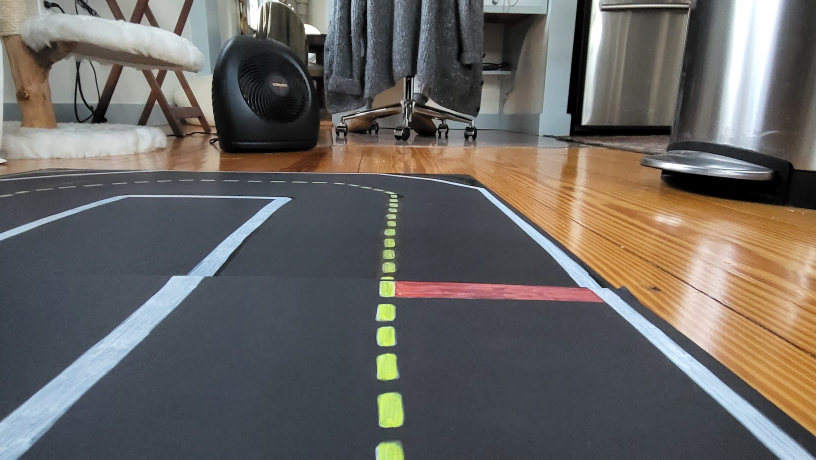
#> input picture projects/picar/test_data/center_lane.jpg, 1632 x 919 px (shown at 1/2 size)
$ jupyter execute workshop.ipynb
#> lines starting #> are read from the running program, lines starting #| are printed output that depends on the picture; after the words box and inside, x2 and y2 are one past the last pixel; in counts of white or black regions, pixels touching at a corner belong together
[cell 1]
import cv2
import matplotlib.pyplot as plt
import numpy as np
import sys

[cell 2]
def nothing(x):
    pass

[cell 3]
def detect_stop_line(img):
    # filter out white lines
    hsv = cv2.cvtColor(img, cv2.COLOR_BGR2HSV)
    #show_img("hsv", hsv)

    # threshold for counting a pixel as white
    sensitivity = 30
    lower_white = np.array([52, 77, 140])
    upper_white = np.array([179, 179, 255])

    mask = cv2.inRange(hsv, lower_white, upper_white)

    # detect edges
    edges = cv2.Canny(mask, 200, 400)
    #show_img("edges", edges)
    #matplotlib.image.imsave("canny_result.png", edges)
    plt.imshow(edges)

    return edges, mask

[cell 4]
def detect_edges(img):
    # filter out white lines
    hsv = cv2.cvtColor(img, cv2.COLOR_BGR2HSV)
    #show_img("hsv", hsv)

    # threshold for counting a pixel as white
    sensitivity = 50
    lower_white = np.array([96, 0, 210])
    upper_white = np.array([173, 255, 255])

    mask = cv2.inRange(hsv, lower_white, upper_white)

    # detect edges
    edges = cv2.Canny(mask, 200, 400)
    #show_img("edges", edges)
    #matplotlib.image.imsave("canny_result.png", edges)
    plt.imshow(edges)

    return edges, mask

[cell 5]
file = "test_data/center_lane.jpg"
img = cv2.imread(file)
#> img is the input picture: shape (919, 1632, 3); mean B, G, R 97.3, 101, 104.3
m = detect_edges(img)
#> in detect_edges, `hsv = cv2.cvtColor(img, cv2.COLOR_BGR2HSV)`: hsv: shape (919, 1632, 3); mean H, S, V 74.6, 52.1, 114.1
#> in detect_edges, `mask = cv2.inRange(hsv, lower_white, upper_white)`:
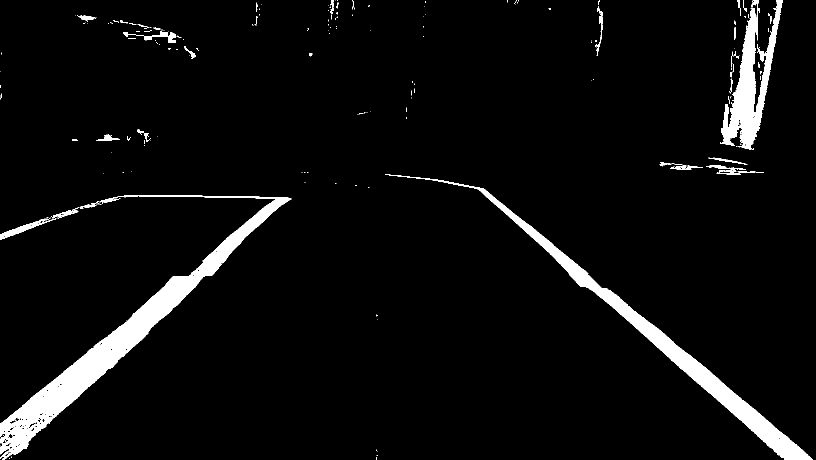
#> mask: shape (919, 1632) (shown at 1/2 size); 5% white; 212 white regions (165 under 20 px), largest, box (x1, y1, x2, y2) and area: (0, 390, 583, 919) 33020, (770, 349, 1625, 919) 22186, (1440, 0, 1566, 299) 12795
#> in detect_edges, `edges = cv2.Canny(mask, 200, 400)`:
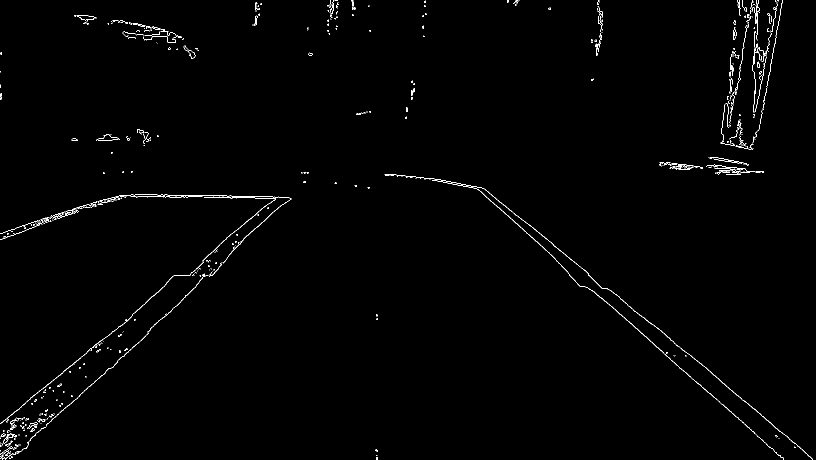
#> edges: shape (919, 1632) (shown at 1/2 size); 0.8% white in thin lines or dots
plt.imshow(m[0])
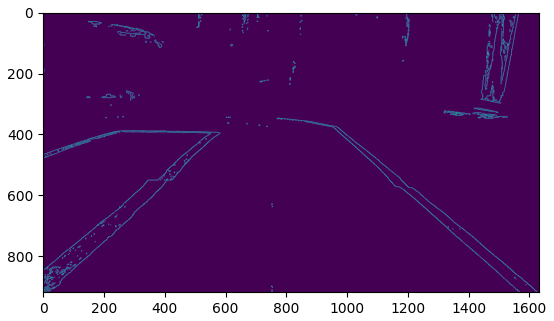
#> figure drawn by matplotlib, 1 panel

[cell 6]
plt.imshow(m[1])

[cell 7]
plt.imshow(img)

[cell 8]
file = "test_data/center_lane.jpg"
img = cv2.imread(file)
# Create a window
cv2.namedWindow('image')

# create trackbars for color change
cv2.createTrackbar('HMin','image',0,179,nothing) # Hue is from 0-179 for Opencv
cv2.createTrackbar('SMin','image',0,255,nothing)
cv2.createTrackbar('VMin','image',0,255,nothing)
cv2.createTrackbar('HMax','image',0,179,nothing)
cv2.createTrackbar('SMax','image',0,255,nothing)
cv2.createTrackbar('VMax','image',0,255,nothing)

# Set default value for MAX HSV trackbars.
cv2.setTrackbarPos('HMax', 'image', 179)
cv2.setTrackbarPos('SMax', 'image', 255)
cv2.setTrackbarPos('VMax', 'image', 255)

# Initialize to check if HSV min/max value changes
hMin = sMin = vMin = hMax = sMax = vMax = 0
phMin = psMin = pvMin = phMax = psMax = pvMax = 0

output = img
wait_time = 33

while(1):

    # get current positions of all trackbars
    hMin = cv2.getTrackbarPos('HMin','image')
    sMin = cv2.getTrackbarPos('SMin','image')
    vMin = cv2.getTrackbarPos('VMin','image')

    hMax = cv2.getTrackbarPos('HMax','image')
    sMax = cv2.getTrackbarPos('SMax','image')
    vMax = cv2.getTrackbarPos('VMax','image')

    # Set minimum and max HSV values to display
    lower = np.array([hMin, sMin, vMin])
    upper = np.array([hMax, sMax, vMax])

    # Create HSV Image and threshold into a range.
    hsv = cv2.cvtColor(img, cv2.COLOR_BGR2HSV)
    mask = cv2.inRange(hsv, lower, upper)
#> mask: shape (919, 1632); every value is 255
    output = cv2.bitwise_and(img,img, mask= mask)

    # Print if there is a change in HSV value
    if( (phMin != hMin) | (psMin != sMin) | (pvMin != vMin) | (phMax != hMax) | (psMax != sMax) | (pvMax != vMax) ):
        print("(hMin = %d , sMin = %d, vMin = %d), (hMax = %d , sMax = %d, vMax = %d)" % (hMin , sMin , vMin, hMax, sMax , vMax))
        phMin = hMin
        psMin = sMin
        pvMin = vMin
        phMax = hMax
        psMax = sMax
        pvMax = vMax

    # Display output image
    cv2.imshow('image',output)

    # Wait longer to prevent freeze for videos.
    if cv2.waitKey(wait_time) & 0xFF == ord('q'):
#> (key q is pressed here)
        break

cv2.destroyAllWindows()

## detecting yellow dashed line

[cell 9]
def detect_center_line(img):
    # filter out white lines
    hsv = cv2.cvtColor(img, cv2.COLOR_BGR2HSV)
    #show_img("hsv", hsv)

    # threshold for counting a pixel as yellow
    sensitivity = 15
    lower_yellow = np.array([21, 0, 98])
    upper_yellow = np.array([78, 95, 200])

    mask = cv2.inRange(hsv, lower_yellow, upper_yellow)
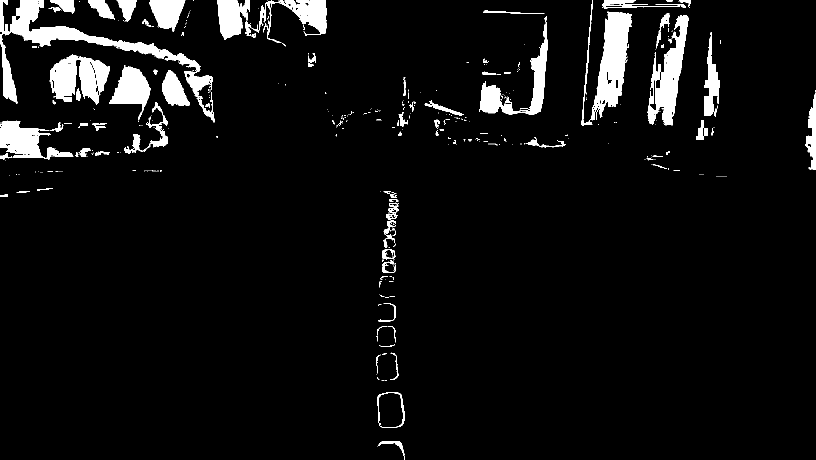
#> mask: shape (919, 1632) (shown at 1/2 size); 5.8% white; 462 white regions (359 under 20 px), largest, box (x1, y1, x2, y2) and area: (0, 0, 430, 245) 13646, (1163, 0, 1264, 251) 9895, (1295, 30, 1377, 251) 7713

    # detect edges
    edges = cv2.Canny(mask, 200, 400)
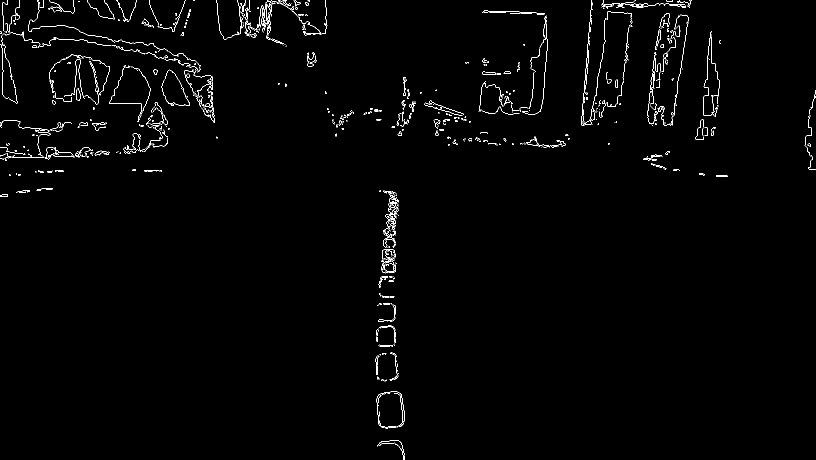
#> edges: shape (919, 1632) (shown at 1/2 size); 1.2% white in thin lines or dots
    #show_img("edges", edges)
    #matplotlib.image.imsave("canny_result.png", edges)
    plt.imshow(edges)

    return edges, mask

[cell 10]
#center_img = cv2.imread()
m = detect_center_line(img)
plt.imshow(m[1])

[cell 11]
file = "test_data/20231210_193348.jpg"
img = cv2.imread(file)
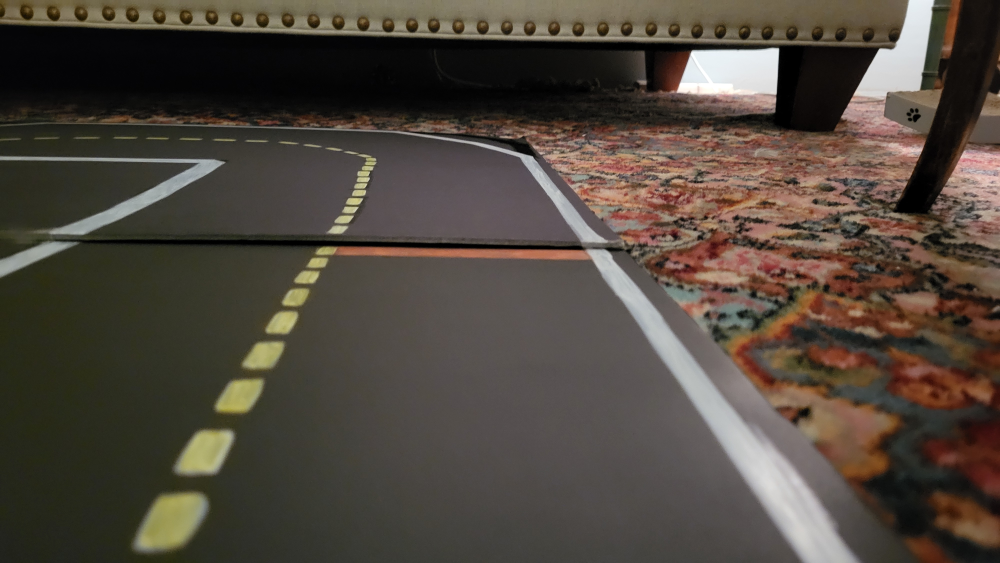
#> input picture projects/picar/test_data/20231210_193348.jpg, 4000 x 2252 px (shown at 1/4 size)
#> img is the input picture: shape (2252, 4000, 3); mean B, G, R 61.5, 70.9, 79.7
beta = 60
alpha= 1.5
adjusted = cv2.convertScaleAbs(img, alpha=alpha, beta=beta)
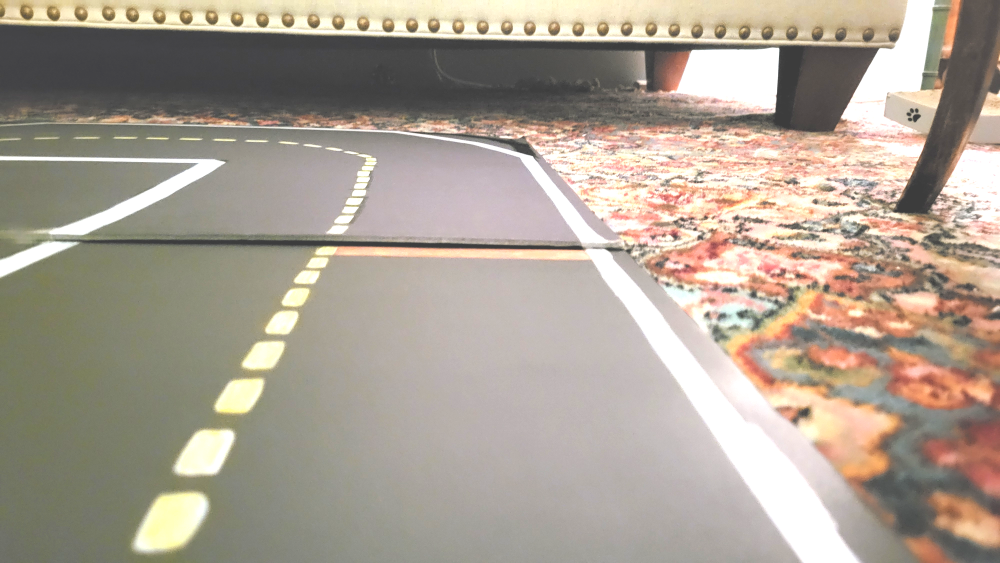
#> adjusted: shape (2252, 4000, 3) (shown at 1/4 size); mean B, G, R 147.3, 160.3, 170.9
m = detect_edges(adjusted)
#> in detect_edges (call 2), `hsv = cv2.cvtColor(img, cv2.COLOR_BGR2HSV)`: hsv: shape (2252, 4000, 3); mean H, S, V 26.5, 34.2, 171.4
#> in detect_edges (call 2), `mask = cv2.inRange(hsv, lower_white, upper_white)`:
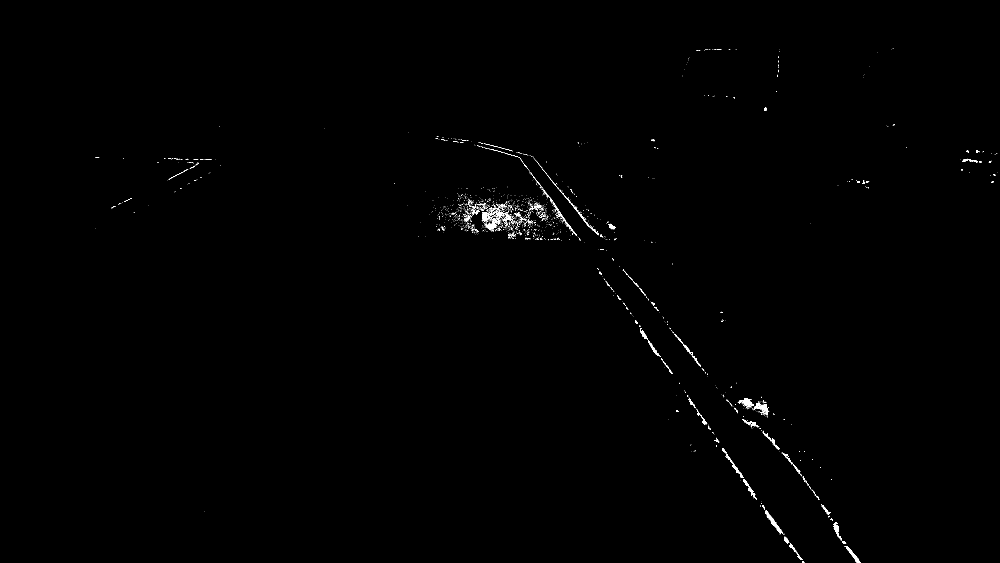
#> mask: shape (2252, 4000) (shown at 1/4 size); 0.25% white; 2584 white regions (2445 under 20 px), largest, box (x1, y1, x2, y2) and area: (3060, 2042, 3132, 2136) 982, (3379, 2184, 3442, 2252) 784, (3333, 2090, 3366, 2162) 688
#> in detect_edges (call 2), `edges = cv2.Canny(mask, 200, 400)`:
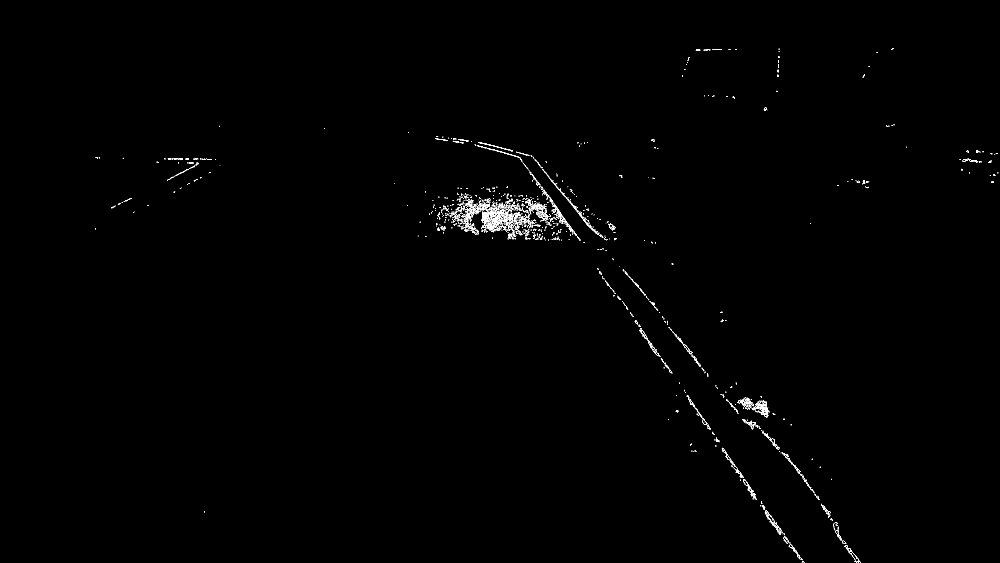
#> edges: shape (2252, 4000) (shown at 1/4 size); 0.26% white in thin lines or dots, all inside (x1, y1, x2, y2) = (381, 192, 3993, 2252)
plt.imshow(m[0])
